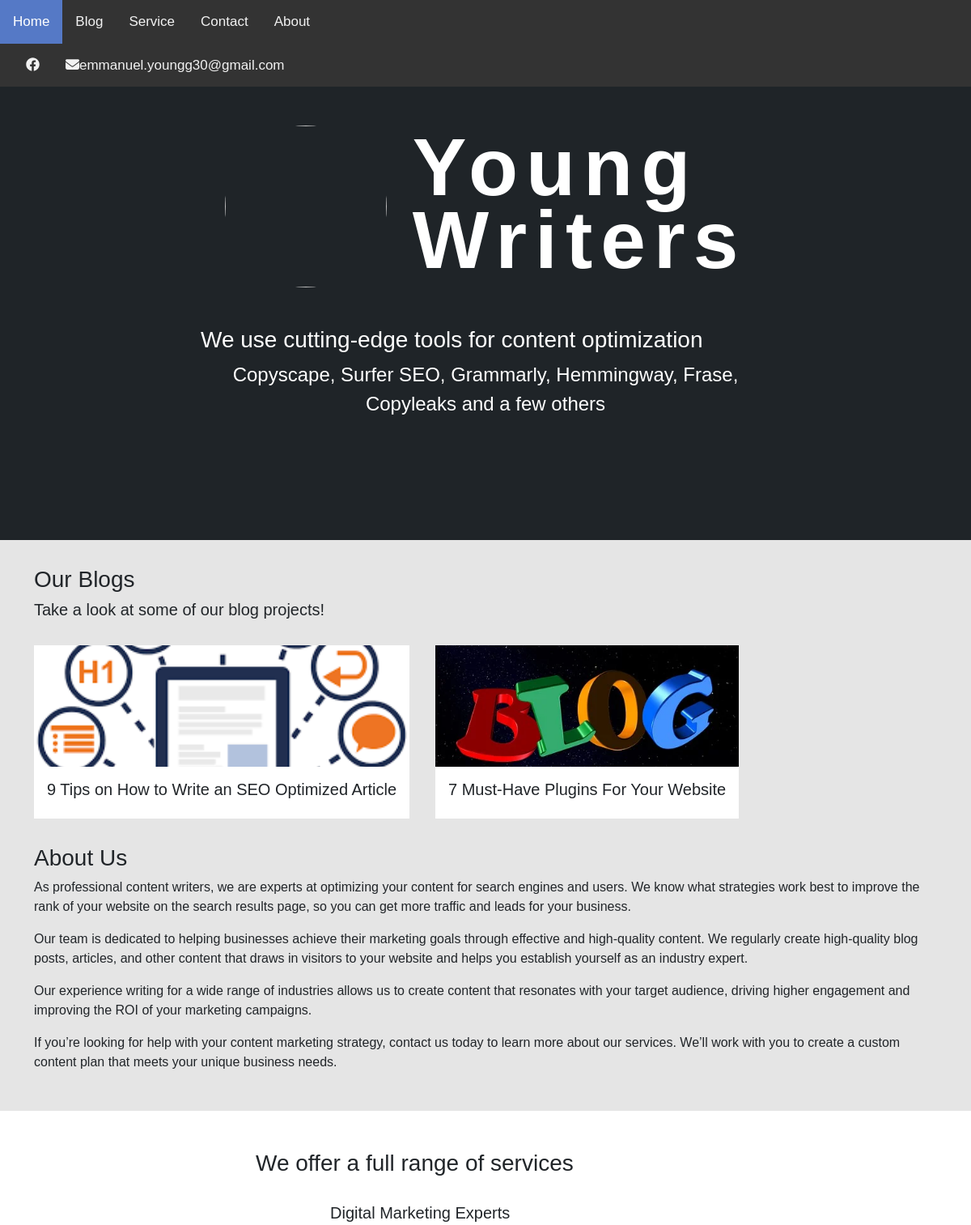
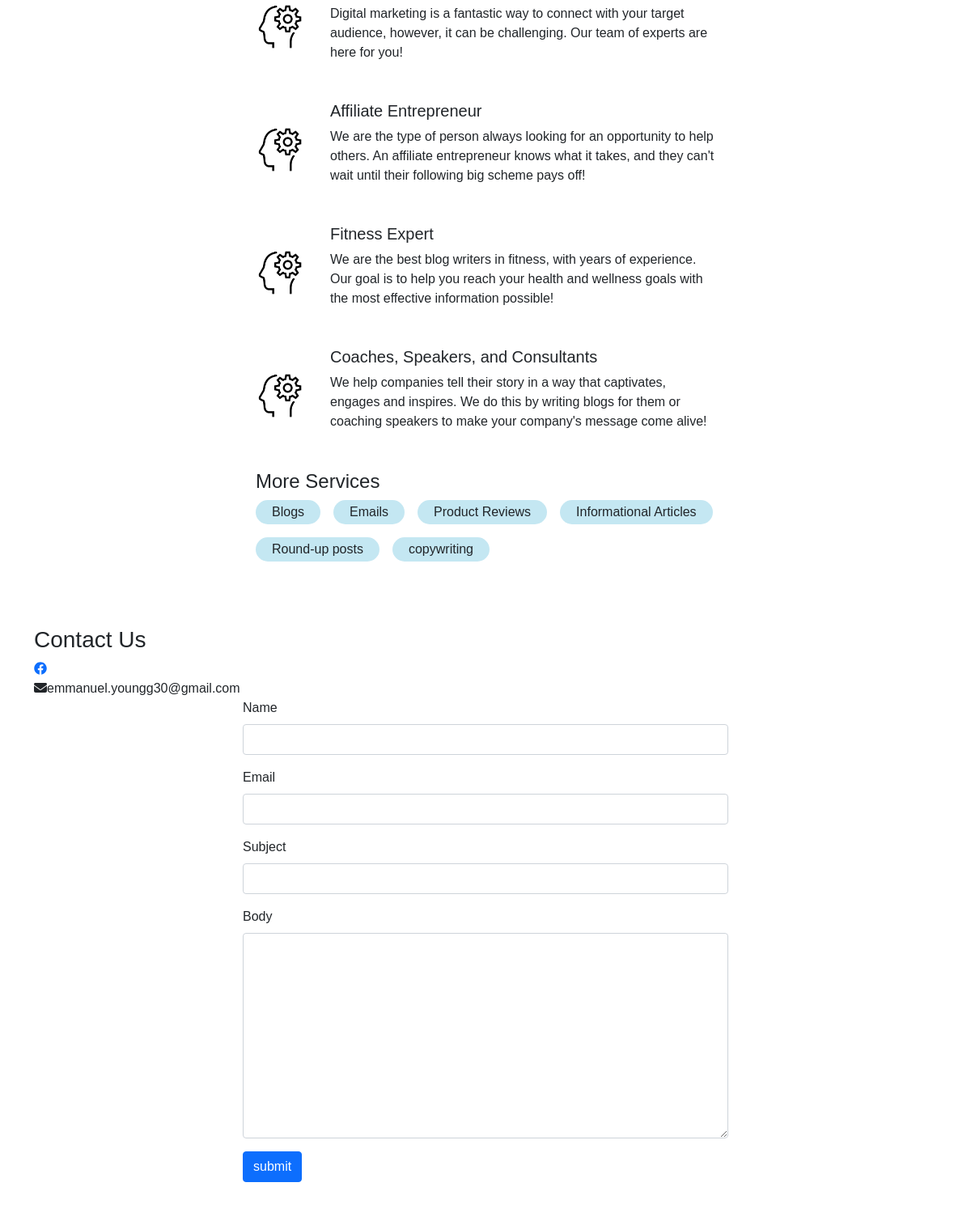
The page / on the database its author committed (2 pictures, top to bottom).
### base/models.py (models this page shows, shortened)
class Project(models.Model):
    title = models.CharField(max_length=200)
    thumbnail = models.ImageField(null=True, blank=True, default=('images/blog_image.webp'))
    body = RichTextUploadingField()
    slug = models.SlugField(null=True, blank=True)
    created = models.DateTimeField(auto_now_add=True)
    id = models.UUIDField(default=uuid.uuid4,  unique=True,
                          primary_key=True, editable=False)

class Skill(models.Model):
    title = models.CharField(max_length=200)
    body = models.TextField(null=True, blank=True)
    logo = models.ImageField(null=True, default="skill.png")
    created = models.DateTimeField(auto_now_add=True)
    id = models.UUIDField(default=uuid.uuid4,  unique=True,
                          primary_key=True, editable=False)

class Message(models.Model):
    name = models.CharField(max_length=200, null=True)
    email = models.CharField(max_length=200, null=True)
    subject = models.CharField(max_length=200, null=True)
    body = models.TextField()
    is_read = models.BooleanField(default=False)
    created = models.DateTimeField(auto_now_add=True)
    id = models.UUIDField(default=uuid.uuid4,  unique=True,
                          primary_key=True, editable=False)

### base/views.py (the view)
# urls.py: path('', views.homePage, name="home"),
def homePage(request):
    projects = Project.objects.all()
    detailedSkills = Skill.objects.exclude(body='')
    skills = Skill.objects.filter(body='')
    endorsements = Endorsement.objects.filter(approved=True)
    form = MessageForm()
    if request.method == 'POST':
        form = MessageForm(request.POST)
        if form.is_valid():
            form.save()
            messages.success(request, 'You message was successfully sent!.')
            return redirect('home')
    context = {'projects': projects, 'skills': skills,
               'detailedSkills': detailedSkills, 'form': form, 'endorsements': endorsements}
    return render(request, 'base/home.html', context)

### base/forms.py
class MessageForm(ModelForm):
    class Meta:
        model = Message
        fields = '__all__'
        exclude = ['is_read']
    def __init__(self, *args, **kwargs):
        super(MessageForm, self).__init__(*args, **kwargs)
        self.fields['name'].widget.attrs.update(
            {'class': 'form-control'})
        self.fields['email'].widget.attrs.update(
            {'class': 'form-control', })
        self.fields['subject'].widget.attrs.update(
            {'class': 'form-control', })
        self.fields['body'].widget.attrs.update(
            {'class': 'form-control', })

### base/templates/base/home.html (shortened to what this page needs)
{% extends 'base/main.html' %}
{% load static %}
{% block content %}
<section class="hero">
    <div class="hero--content">
        <div class="hero--content--intro">
            <img id="profile_pic" src="{% static 'images/seo.jpg' %}">
            <h1 class="intro--name">Young <br> Writers</h1>
        </div>
        <div class="hero--content--subheadline">
            <h3 class="descriptionss">We use cutting-edge tools for content optimization</h3>
            <p class="slogan">Copyscape, Surfer SEO, Grammarly, Hemmingway, Frase, Copyleaks and a few others</p>
        </div>
    </div>
</section>
<section class="container section--2">
    <div id="blog">
    <h3>Our Blogs</h3>
    <h5>Take a look at some of our blog projects!</h5>
    <div class="projects--wrapper">
        {% for project in projects %}
        <div class="project--column">
            <a href="{% url 'project' project.id %}">
                <img class="project--thumbnail" src="{{project.thumbnail.url}}">
            </a>
            <div class="project--body">
                <h5>{{project.title}}</h5>
            </div>
        </div>
        {% empty %}
        <h3>There are no projects in the database...</h3 {% endfor %} </div>
    </div>
        <div id="about" class="about--wrapper">
            <h3>About Us</h3>
            <p>As professional content writers, we are experts at optimizing your content for search engines and users. We know what strategies work best to improve the rank of your website on the search results page, so you can get more traffic and leads for your business.</p>
            <p>Our team is dedicated to helping businesses achieve their marketing goals through effective and high-quality content. We regularly create high-quality blog posts, articles, and other content that draws in visitors to your website and helps you establish yourself as an industry expert.</p>
            <p>Our experience writing for a wide range of industries allows us to create content that resonates with your target audience, driving higher engagement and improving the ROI of your marketing campaigns.</p>
            <p>If you’re looking for help with your content marketing strategy, contact us today to learn more about our services. We’ll work with you to create a custom content plan that meets your unique business needs.</p>
        </div>
</section>
<section class="section--1">
    <div id="services" class="skills--container">
        <h3>We offer a full range of services</h3>
        {% for skill in detailedSkills %}
        <div class="skill--wrapper">
            {% if skill.logo %}
            <img class="skill--logo" src="{{skill.logo.url}}">
            {% endif %}
            <div>
                <h5>{{skill.title}}</h5>
                <p>{{skill.body}}</p>
            </div>
        </div>
        {% endfor %}
        <h4>More Services</h4>
        <div class="other--skills--wrapper">
            {% for skill in skills %}
            <div class="skill--tag">
                <span>{{skill.title}}</span>
            </div>
            {% endfor %}
        </div>
    </div>
</section>
<section class="section--1">
    <div id="contact" class="container">
        <h3>Contact Us</h3>
        <a href="https://www.facebook.com/emmanuel.young30" target="_blank"><i class="fa-brands fa-facebook"></i></a>
        <br>
        <i class="fa-solid fa-envelope"></i><span>emmanuel.youngg30@gmail.com</span>
        <form class="contact--form" method="POST">
            {% for field in form %}
            <div class="mb-3">
                <label for="exampleInputPassword1" class="form-label">{{field.label}}</label>
                {{field}}
            </div>
            {% endfor %}
            <input class="btn btn-primary" type="submit" value="submit">
        </form>
    </div>
</section>
{% endblock content %}

### base/templates/base/main.html (shortened to what this page needs)
<!DOCTYPE html>
{% load static %}
<html>
<head>
    <link href="https://cdn.jsdelivr.net/npm/bootstrap@5.0.1/dist/css/bootstrap.min.css" rel="stylesheet"
>
    <link rel='stylesheet' type='text/css' media='screen' href="{% static 'styles/main.css' %}">
    <link rel="stylesheet" href="https://cdnjs.cloudflare.com/ajax/libs/font-awesome/4.7.0/css/font-awesome.min.css">
</head>
<body>
    {% include 'base/navbar.html' %}
    {% block content %}
    {% endblock content %}
</body>
</html>

### base/templates/base/navbar.html (shortened to what this page needs)
<!DOCTYPE html>
<html>
<head>
<link rel="stylesheet" href="https://cdnjs.cloudflare.com/ajax/libs/font-awesome/4.7.0/css/font-awesome.min.css">
</head>
<body>
<div class="topnav" id="myTopnav">
  <a href="{% url "home" %}" class="active">Home</a>
  <a href="#blog">Blog</a>
  <a href="#services">Service</a>
  <a href="#contact">Contact</a>
  <a href="#about">About</a>
</div>
<div class="topnav" style="padding-left:16px">
    <a class="nav-link" href="https://www.facebook.com/emmanuel.young30" target="_blank"><i class="fa-brands fa-facebook"></i></a>
    <a class="nav-link" href="#contact">
    <i class="fa-solid fa-envelope"></i><span>emmanuel.youngg30@gmail.com</span>
    </a>
</div>
</body>
</html>

### static/styles/main.css (style rules this page uses)
body { background-color: #E5E5E5; }
.section--1 { background-color: #fff; padding-top: 2em; padding-bottom: 2em; }
.section--2 { background-color: #E5E5E5; padding-top: 2em; padding-bottom: 2em; }
.nav-link { color: #fff; }
.hero { background-color: #1F2428; min-height: 70vh; color: #fff; }
#profile_pic { height: 200px; width: 200px; object-fit: cover; border-radius: 50%; }
.hero--content { width: 800px; margin: 0 auto; padding: 3em; }
.hero--content--intro { display: flex; color: #fff; justify-content: center; align-items: center; gap: 2em; margin-bottom: 3em; }
.intro--name { font-size: 100px; letter-spacing: .1em; font-weight: 700; line-height: .9em; }
.slogan { font-size: 24px; text-align: center; }
.projects--wrapper { display: flex; justify-content: flex-start; gap: 2em; margin-top: 2em; margin-bottom: 2em; overflow-x: auto; }
.project--column { min-width: 300px; }
.project--thumbnail { width: 100%; height: 150px; object-fit: cover; }
.project--body { background-color: #fff; padding: 1em; }
.skills--container { width: 600px; margin: 0 auto; padding: 1em; }
.skill--wrapper { margin-top: 2em; margin-bottom: 2em; display: flex; gap: 2em; align-items: center; }
.skill--logo { width: 60px; object-fit: contain; }
.other--skills--wrapper { display: flex; flex-wrap: wrap; gap: 1em; }
.skill--tag { background-color: #C4E7F2; width: fit-content; padding: 3px 20px; border-radius: 20px; }
.contact--form { display: block; max-width: 600px; margin: 0 auto; }
.topnav { background-color: #333; overflow: hidden; }
.topnav a { float: left; display: block; color: #f2f2f2; text-align: center; padding: 14px 16px; text-decoration: none; font-size: 17px; }
.topnav a.active { background-color: #04AA6D; color: white; }

### base/templates/base/navbar.html (style rules this page uses)
body { margin: 0; font-family: Arial, Helvetica, sans-serif; }
.topnav { overflow: hidden; background-color: #333; }
.topnav a { float: left; display: block; color: #f2f2f2; text-align: center; padding: 14px 16px; text-decoration: none; font-size: 17px; }
.topnav a.active { background-color: #5579C6; color: white; }

### rows shown on the page
Project: thumbnail (picture), title "9 Tips on How to Write an SEO Optimized Article"
Project: thumbnail (picture), title "7 Must-Have Plugins For Your Website"
Skill: logo (picture), title "Digital Marketing Experts", body "Digital marketing is a fantastic way to connect with your target audience, however, it can be challenging. Our team of experts are here for you!"
Skill: logo (picture), title "Affiliate Entrepreneur", body "We are the type of person always looking for an opportunity to help others. An affiliate entrepreneur knows what it takes, and they can't wait until their following big scheme pays off!"
Skill: logo (picture), title "Fitness Expert", body "We are the best blog writers in fitness, with years of experience. Our goal is to help you reach your health and wellness goals with the most effective information possible!"
Skill: logo (picture), title "Coaches, Speakers, and Consultants", body "We help companies tell their story in a way that captivates, engages and inspires. We do this by writing blogs for them or coaching speakers to make your company's message come alive!"
Skill: title "Blogs"
Skill: title "Emails"
Skill: title "Product Reviews"
Skill: title "Informational Articles"
Skill: title "Round-up posts"
Skill: title "copywriting"

### other values the page prints
{{ field.label }} "Name" "Email" "Subject" "Body"
